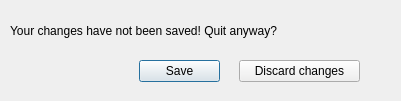
<?xml version="1.0" encoding="UTF-8"?>
<ui version="4.0">
 <class>SaveDialog</class>
 <widget class="QDialog" name="SaveDialog">
  <property name="geometry">
   <rect>
    <x>0</x>
    <y>0</y>
    <width>401</width>
    <height>101</height>
   </rect>
  </property>
  <property name="windowTitle">
   <string>Dialog</string>
  </property>
  <widget class="QPushButton" name="save_button">
   <property name="geometry">
    <rect>
     <x>139</x>
     <y>60</y>
     <width>81</width>
     <height>22</height>
    </rect>
   </property>
   <property name="text">
    <string>Save</string>
   </property>
  </widget>
  <widget class="QPushButton" name="discard_button">
   <property name="geometry">
    <rect>
     <x>239</x>
     <y>60</y>
     <width>121</width>
     <height>22</height>
    </rect>
   </property>
   <property name="text">
    <string>Discard changes</string>
   </property>
  </widget>
  <widget class="QLabel" name="label">
   <property name="geometry">
    <rect>
     <x>10</x>
     <y>20</y>
     <width>361</width>
     <height>21</height>
    </rect>
   </property>
   <property name="text">
    <string>Your changes have not been saved! Quit anyway?</string>
   </property>
  </widget>
 </widget>
 <resources/>
 <connections/>
</ui>
